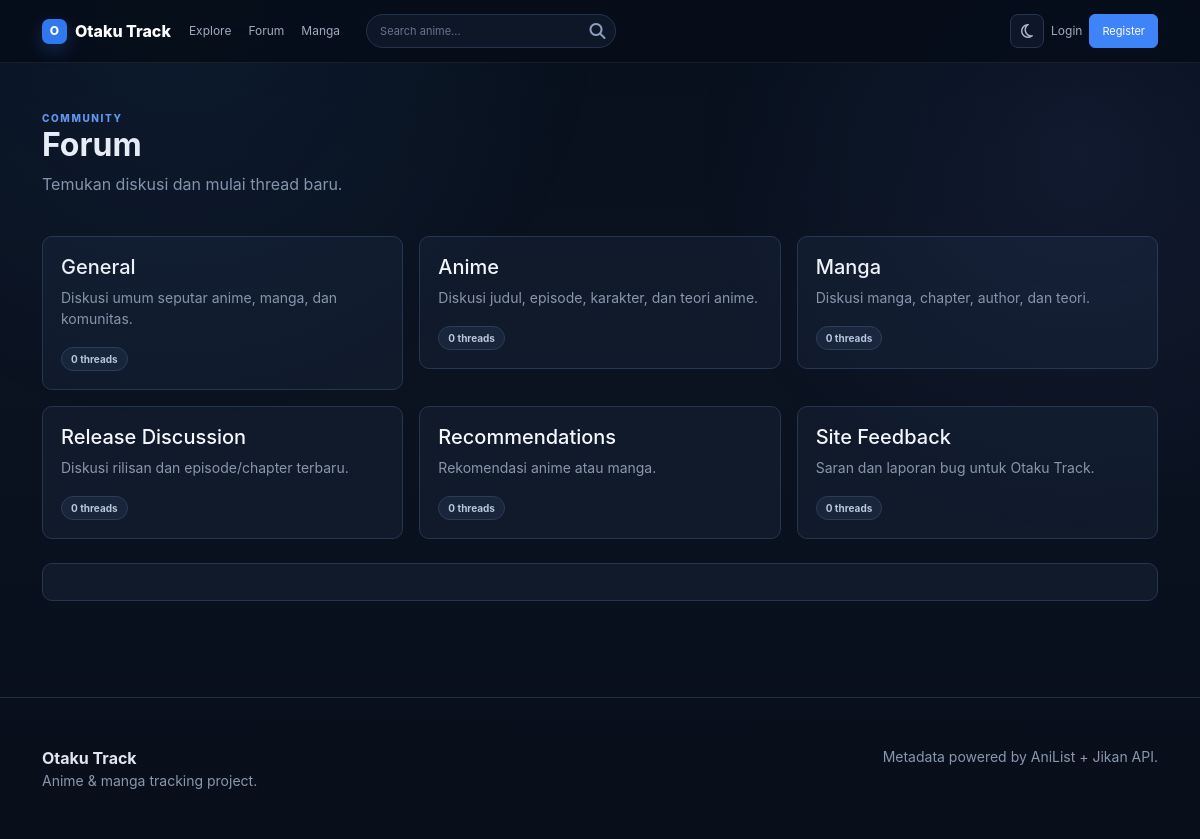
Page /index.php?page=forum on the committed database.
### tables this page shows
CREATE TABLE IF NOT EXISTS forum_categories (
    id INT UNSIGNED AUTO_INCREMENT PRIMARY KEY,
    name VARCHAR(80) NOT NULL UNIQUE,
    description VARCHAR(255) NULL,
    created_at TIMESTAMP DEFAULT CURRENT_TIMESTAMP
);

### app/helpers.php (called while the page is built, shortened)
<?php
function e(?string $value): string { return htmlspecialchars($value ?? '', ENT_QUOTES, 'UTF-8'); }
function url(string $path = ''): string {
    $path = ltrim($path, '/');
    if (strpos($path, '?') === false && strpos($path, '&') !== false) {
        [$route, $query] = explode('&', $path, 2);
        return BASE_URL . '/index.php?page=' . rawurlencode($route) . '&' . $query;
    }
    return BASE_URL . '/index.php?page=' . rawurlencode($path);
}
function asset_url(string $path): string {
    return rtrim(BASE_URL, '/') . '/' . ltrim($path, '/');
}
function current_user(): ?array { static $u=false; if ($u!==false) return $u; if (empty($_SESSION['user_id'])) return $u=null; $s=db()->prepare('SELECT id,username,email,role,avatar_url,bio,created_at FROM users WHERE id=?'); $s->execute([(int)$_SESSION['user_id']]); return $u=$s->fetch()?:null; }
function get(string $key,mixed $default=null): mixed { return $_GET[$key]??$default; }

### app/bootstrap.php (called while the page is built, shortened)
<?php
require_once __DIR__ . '/../config/database.php';
require_once __DIR__ . '/helpers.php';
function render(string $view, array $data = []): void
{
    extract($data);
    require __DIR__ . '/../views/partials/header.php';
    require __DIR__ . '/../views/' . $view . '.php';
    require __DIR__ . '/../views/partials/footer.php';
}

### config/database.php (called while the page is built, shortened)
<?php
function db(): PDO
{
    static $pdo = null;
    if ($pdo instanceof PDO) {
        return $pdo;
    }
    $dsn = 'mysql:host=' . DB_HOST . ';dbname=' . DB_NAME . ';charset=utf8mb4';
    $pdo = new PDO($dsn, DB_USER, DB_PASS, [
        PDO::ATTR_ERRMODE => PDO::ERRMODE_EXCEPTION,
        PDO::ATTR_DEFAULT_FETCH_MODE => PDO::FETCH_ASSOC,
        PDO::ATTR_EMULATE_PREPARES => false,
    ]);
    return $pdo;
}

### views/forum/forum.php (the view, shortened to what this page needs)
<div class="container py-5"><div class="d-flex justify-content-between align-items-end mb-4"><div><div class="eyebrow">COMMUNITY</div><h2 class="fw-bold">Forum</h2><p class="text-secondary">Temukan diskusi dan mulai thread baru.</p></div></div>
<div class="row g-3 mb-4"><?php foreach($categories as $c): ?><div class="col-md-4"><div class="content-card"><h5><?= e($c['name']) ?></h5><p class="small text-secondary"><?= e($c['description']) ?></p><span class="badge badge-soft"><?= (int)$c['thread_count'] ?> threads</span></div></div><?php endforeach; ?></div>
<div class="content-card"></div>
</div>

### index.php (shortened to what this page needs)
<?php
require_once __DIR__ . '/app/bootstrap.php';
$page = (string) get('page', 'home');
if ($page === 'forum') {
    $categories = db()->query('SELECT c.*, COUNT(t.id) thread_count FROM forum_categories c LEFT JOIN forum_threads t ON t.category_id=c.id AND t.is_hidden=0 GROUP BY c.id ORDER BY c.id')->fetchAll();
    render('forum/forum', compact('categories','threads'));
    exit;
}

### views/partials/header.php (shortened to what this page needs)
<?php $u=current_user(); ?>
<!doctype html><html lang="id"><head>
<link href="https://cdn.jsdelivr.net/npm/bootstrap@5.3.3/dist/css/bootstrap.min.css" rel="stylesheet">
<link href="https://cdnjs.cloudflare.com/ajax/libs/font-awesome/6.7.2/css/all.min.css" rel="stylesheet">
<link href="<?=e(asset_url('assets/css/app.css'))?>" rel="stylesheet"></head>
<body>
<nav class="site-nav"><div class="container nav-inner">
<a class="brand" href="<?=url('home')?>"><span class="brand-mark">O</span><span>Otaku Track</span></a>
<div class="nav-links"><a href="<?=url('search&type=anime')?>">Explore</a><a href="<?=url('forum')?>">Forum</a><a href="<?=url('search&type=manga')?>">Manga</a></div>
<form class="nav-search" method="get" action="<?=e(asset_url('index.php'))?>"><input name="q" value="<?=e((string)get('q',''))?>" placeholder="Search anime..." aria-label="Search anime"><button><i class="fa-solid fa-magnifying-glass"></i></button></form>
<div class="nav-actions"><button class="icon-btn" id="theme-toggle" title="Ganti tema" type="button" aria-label="Ganti tema"></button>
<?php if($u): ?><a class="user-pill" href="<?=url('profile')?>"><span class="mini-avatar"><?=e(strtoupper(substr($u['username'],0,1)))?></span><?=e($u['username'])?></a><?php else: ?><a class="login-link" href="<?=url('login')?>">Login</a><a class="register-btn" href="<?=url('register')?>">Register</a><?php endif; ?></div>
</div></nav>
<main>

### views/partials/footer.php (shortened to what this page needs)
</main>
<footer class="footer py-5 mt-5">
  <div class="container d-flex justify-content-between flex-wrap gap-3">
    <div><strong>Otaku Track</strong><div class="small text-secondary">Anime & manga tracking project.</div></div>
    <div class="small text-secondary">Metadata powered by AniList + Jikan API.</div>
  </div>
</footer>
</body></html>

### assets/css/app.css (style rules this page uses)
:root { --bg:#070e1a;--bg2:#0b1322;--panel:#111b2d;--panel2:#152139;--line:#263651;--text:#f5f7fb;--muted:#8997ad;--blue:#3f83f8;--blue2:#6aa6ff;--shadow:0 20px 60px rgba(0,0,0,.28) }
* { box-sizing:border-box }
html { scroll-behavior:smooth }
body { margin:0;background:linear-gradient(180deg,#07101c 0,#0b1220 40%,#080f1b 100%);color:var(--text);font-family:Inter,ui-sans-serif,system-ui,-apple-system,BlinkMacSystemFont,"Segoe UI",sans-serif;min-height:100vh }
body:before { content:"";position:fixed;inset:0;pointer-events:none;background:radial-gradient(circle at 15% 0,rgba(53,107,181,.12),transparent 32%),radial-gradient(circle at 90% 18%,rgba(86,104,196,.10),transparent 30%) }
a { color:inherit;text-decoration:none }
.container { width:min(1180px,calc(100% - 32px));margin-inline:auto }
.text-secondary,.muted { color:var(--muted)!important }
.site-nav { position:sticky;top:0;z-index:1000;background:rgba(7,14,26,.92);border-bottom:1px solid rgba(255,255,255,.07);backdrop-filter:blur(16px) }
.nav-inner { min-height:62px;display:flex;align-items:center;gap:18px }
.brand { display:flex;align-items:center;gap:8px;color:#fff;font-weight:800;white-space:nowrap }
.brand-mark { width:25px;height:25px;border-radius:7px;display:grid;place-items:center;background:#3178ee;color:#fff;font-size:12px;box-shadow:0 6px 18px #3178ee44 }
.nav-links { display:flex;gap:17px }
.nav-links a,.login-link { color:#9daabe;font-size:12px }
.nav-search { margin-left:8px;display:flex;width:250px;height:34px;background:#0e1728;border:1px solid #24334d;border-radius:18px;overflow:hidden }
.nav-search input { min-width:0;flex:1;border:0;outline:0;background:transparent;color:#fff;padding:0 13px;font-size:11px }
.nav-search input::placeholder { color:#66758d }
.nav-search button { width:35px;border:0;background:transparent;color:#8ca0be }
.nav-actions { margin-left:auto;display:flex;align-items:center;gap:7px }
.icon-btn { width:34px;height:34px;border:1px solid #25354e;border-radius:8px;background:#0e1728;color:#a9b7cc }
.register-btn,.filter-btn { background:var(--blue);color:#fff;border:1px solid var(--blue);border-radius:6px;padding:8px 12px;font-size:11px }
.eyebrow { font-size:10px;letter-spacing:.16em;font-weight:800;color:#659cf2 }
.content-card,.auth-card,.stat-card { background:#101a2b;border:1px solid #253650;border-radius:10px;padding:18px }
.badge-soft,.chip { display:inline-block;background:#18253a;color:#b9c8df;border:1px solid #2b3c59;border-radius:999px;padding:6px 9px;font-size:10px }
.footer { border-top:1px solid #202f46;color:#7f8da3 }
.footer strong { color:#dfe6ef }

### rows in the picture
forum_categories: name "General", description "Diskusi umum seputar anime, manga, dan komunitas.", thread_count "0"
forum_categories: name "Anime", description "Diskusi judul, episode, karakter, dan teori anime.", thread_count "0"
forum_categories: name "Manga", description "Diskusi manga, chapter, author, dan teori.", thread_count "0"
forum_categories: name "Release Discussion", description "Diskusi rilisan dan episode/chapter terbaru.", thread_count "0"
forum_categories: name "Recommendations", description "Rekomendasi anime atau manga.", thread_count "0"
forum_categories: name "Site Feedback", description "Saran dan laporan bug untuk Otaku Track.", thread_count "0"
